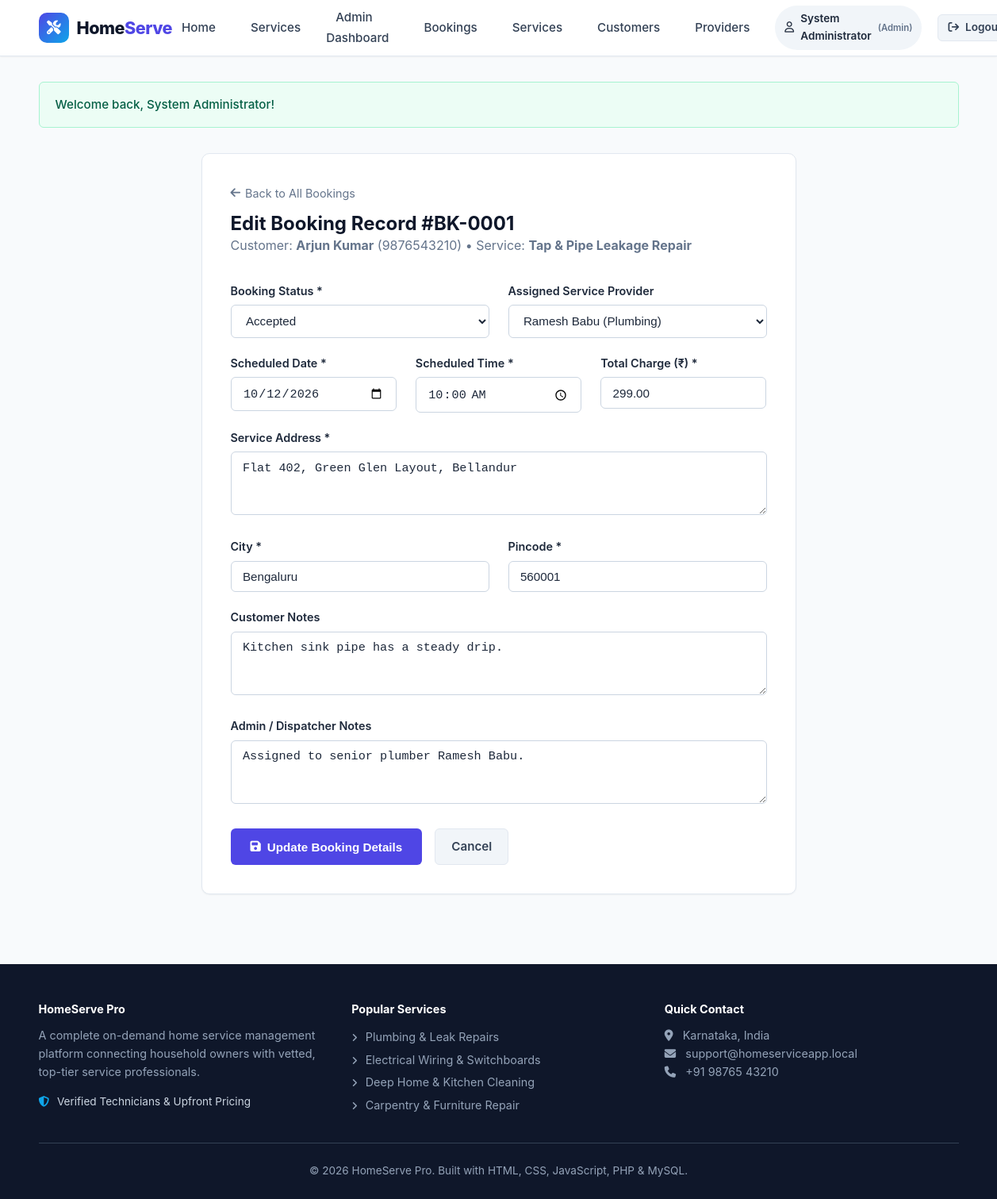
/admin/edit-booking.php?id=1 (signed in), run on the app's committed database.
### tables this page shows
CREATE TABLE `bookings` (
    `id` INT AUTO_INCREMENT PRIMARY KEY,
    `customer_id` INT NOT NULL,
    `service_id` INT NOT NULL,
    `provider_id` INT DEFAULT NULL,
    `booking_date` DATE NOT NULL,
    `booking_time` TIME NOT NULL,
    `service_address` TEXT NOT NULL,
    `city` VARCHAR(100) NOT NULL,
    `pincode` VARCHAR(20) NOT NULL,
    `special_notes` TEXT,
    `total_price` DECIMAL(10,2) NOT NULL,
    `status` ENUM('Pending', 'Accepted', 'In Progress', 'Completed', 'Cancelled') NOT NULL DEFAULT 'Pending',
    `admin_notes` TEXT,
    `created_at` TIMESTAMP DEFAULT CURRENT_TIMESTAMP,
    `updated_at` TIMESTAMP DEFAULT CURRENT_TIMESTAMP ON UPDATE CURRENT_TIMESTAMP,
    CONSTRAINT `fk_booking_customer` FOREIGN KEY (`customer_id`) 
        REFERENCES `users`(`id`) ON DELETE CASCADE,
    CONSTRAINT `fk_booking_service` FOREIGN KEY (`service_id`) 
        REFERENCES `services`(`id`) ON DELETE CASCADE,
    CONSTRAINT `fk_booking_provider` FOREIGN KEY (`provider_id`) 
        REFERENCES `providers`(`id`) ON DELETE SET NULL
);

CREATE TABLE `users` (
    `id` INT AUTO_INCREMENT PRIMARY KEY,
    `name` VARCHAR(100) NOT NULL,
    `email` VARCHAR(150) NOT NULL UNIQUE,
    `password` VARCHAR(255) NOT NULL,
    `phone` VARCHAR(20) NOT NULL,
    `city` VARCHAR(100) NOT NULL,
    `pincode` VARCHAR(20) NOT NULL,
    `role` ENUM('customer', 'provider', 'admin') NOT NULL DEFAULT 'customer',
    `created_at` TIMESTAMP DEFAULT CURRENT_TIMESTAMP
);

CREATE TABLE `services` (
    `id` INT AUTO_INCREMENT PRIMARY KEY,
    `category_id` INT NOT NULL,
    `name` VARCHAR(150) NOT NULL,
    `description` TEXT,
    `price` DECIMAL(10,2) NOT NULL DEFAULT 0.00,
    `duration_mins` INT DEFAULT 60,
    `status` ENUM('active', 'inactive') DEFAULT 'active',
    `created_at` TIMESTAMP DEFAULT CURRENT_TIMESTAMP,
    CONSTRAINT `fk_services_category` FOREIGN KEY (`category_id`) 
        REFERENCES `service_categories`(`id`) ON DELETE CASCADE
);

CREATE TABLE `providers` (
    `id` INT AUTO_INCREMENT PRIMARY KEY,
    `user_id` INT NOT NULL UNIQUE,
    `category_id` INT NOT NULL,
    `experience_years` INT NOT NULL DEFAULT 1,
    `hourly_rate` DECIMAL(10,2) NOT NULL DEFAULT 250.00,
    `bio` TEXT,
    `availability` ENUM('available', 'busy', 'offline') DEFAULT 'available',
    `status` ENUM('approved', 'pending', 'rejected') DEFAULT 'approved',
    `created_at` TIMESTAMP DEFAULT CURRENT_TIMESTAMP,
    CONSTRAINT `fk_provider_user` FOREIGN KEY (`user_id`) 
        REFERENCES `users`(`id`) ON DELETE CASCADE,
    CONSTRAINT `fk_provider_category` FOREIGN KEY (`category_id`) 
        REFERENCES `service_categories`(`id`) ON DELETE CASCADE
);

### admin/edit-booking.php (the view, shortened to what this page needs)
<?php
require_once __DIR__ . '/../config/db.php';
$pdo = getDB();
$bookingId = (int)($_GET['id'] ?? 0);
$stmt = $pdo->prepare("SELECT b.*, s.name as service_name, c.name as category_name,
                              u.name as customer_name, u.phone as customer_phone, u.email as customer_email
                       FROM bookings b
                       JOIN services s ON b.service_id = s.id
                       JOIN service_categories c ON s.category_id = c.id
                       JOIN users u ON b.customer_id = u.id
                       WHERE b.id = ?");
$stmt->execute([$bookingId]);
$booking = $stmt->fetch();
$providers = $pdo->query("SELECT p.id as provider_id, u.name as provider_name, c.name as category_name
                          FROM providers p
                          JOIN users u ON p.user_id = u.id
                          JOIN service_categories c ON p.category_id = c.id
                          WHERE p.status = 'approved'
                          ORDER BY u.name ASC")->fetchAll();
require_once __DIR__ . '/../includes/header.php';
?>
<div style="max-width: 750px; margin: 2rem auto;">
    <div class="card" style="padding: 2.25rem;">
        <div style="margin-bottom: 2rem;">
            <a href="bookings.php" style="font-size: 0.9rem; color: var(--gray-500); display: inline-flex; align-items: center; gap: 6px; margin-bottom: 0.75rem;">
                <i class="fa-solid fa-arrow-left"></i> Back to All Bookings
            </a>
            <h2>Edit Booking Record #BK-<?php echo str_pad($booking['id'], 4, '0', STR_PAD_LEFT); ?></h2>
            <p style="color: var(--gray-500);">
                Customer: <strong><?php echo htmlspecialchars($booking['customer_name']); ?></strong> (<?php echo htmlspecialchars($booking['customer_phone']); ?>) &bull;
                Service: <strong><?php echo htmlspecialchars($booking['service_name']); ?></strong>
            </p>
        </div>
        <form method="POST" action="edit-booking.php?id=<?php echo $bookingId; ?>">
            <div class="grid grid-2">
                <div class="form-group">
                    <label class="form-label" for="status">Booking Status *</label>
                    <select id="status" name="status" class="form-control" required>
                        <?php foreach (['Pending', 'Accepted', 'In Progress', 'Completed', 'Cancelled'] as $st): ?>
                            <option value="<?php echo $st; ?>" <?php echo ($booking['status'] === $st) ? 'selected' : ''; ?>><?php echo $st; ?></option>
                        <?php endforeach; ?>
                    </select>
                </div>
                <div class="form-group">
                    <label class="form-label" for="provider_id">Assigned Service Provider</label>
                    <select id="provider_id" name="provider_id" class="form-control">
                        <?php foreach ($providers as $p): ?>
                            <option value="<?php echo $p['provider_id']; ?>" <?php echo ($booking['provider_id'] == $p['provider_id']) ? 'selected' : ''; ?>>
                                <?php echo htmlspecialchars($p['provider_name']); ?> (<?php echo htmlspecialchars($p['category_name']); ?>)
                            </option>
                        <?php endforeach; ?>
                    </select>
                </div>
            </div>
            <div class="grid grid-3">
                <div class="form-group">
                    <label class="form-label" for="booking_date">Scheduled Date *</label>
                    <input type="date" id="booking_date" name="booking_date" class="form-control" required value="<?php echo htmlspecialchars($booking['booking_date']); ?>">
                </div>
                <div class="form-group">
                    <label class="form-label" for="booking_time">Scheduled Time *</label>
                    <input type="time" id="booking_time" name="booking_time" class="form-control" required value="<?php echo htmlspecialchars($booking['booking_time']); ?>">
                </div>
                <div class="form-group">
                    <label class="form-label" for="total_price">Total Charge (₹) *</label>
                    <input type="number" step="0.5" id="total_price" name="total_price" class="form-control" required value="<?php echo htmlspecialchars($booking['total_price']); ?>">
                </div>
            </div>
            <div class="form-group">
                <label class="form-label" for="service_address">Service Address *</label>
                <textarea id="service_address" name="service_address" class="form-control" required rows="2"><?php echo htmlspecialchars($booking['service_address']); ?></textarea>
            </div>
            <div class="grid grid-2">
                <div class="form-group">
                    <label class="form-label" for="city">City *</label>
                    <input type="text" id="city" name="city" class="form-control" required value="<?php echo htmlspecialchars($booking['city']); ?>">
                </div>
                <div class="form-group">
                    <label class="form-label" for="pincode">Pincode *</label>
                    <input type="text" id="pincode" name="pincode" class="form-control" maxlength="6" required value="<?php echo htmlspecialchars($booking['pincode']); ?>">
                </div>
            </div>
            <div class="form-group">
                <label class="form-label" for="special_notes">Customer Notes</label>
                <textarea id="special_notes" name="special_notes" class="form-control" rows="2"><?php echo htmlspecialchars($booking['special_notes']); ?></textarea>
            </div>
            <div class="form-group">
                <label class="form-label" for="admin_notes">Admin / Dispatcher Notes</label>
                <textarea id="admin_notes" name="admin_notes" class="form-control" rows="2" placeholder="Internal dispatch notes, follow-up comments..."><?php echo htmlspecialchars($booking['admin_notes']); ?></textarea>
            </div>
            <div style="display:flex; gap: 1rem; margin-top: 1.5rem;">
                <button type="submit" class="btn btn-primary" style="padding: 0.75rem 1.5rem;">
                    <i class="fa-solid fa-floppy-disk"></i> Update Booking Details
                </button>
                <a href="bookings.php" class="btn btn-secondary">Cancel</a>
            </div>
        </form>
    </div>
</div>
<?php require_once __DIR__ . '/../includes/footer.php'; ?>

### assets/css/style.css (style rules this page uses)
:root { --primary: #4f46e5; --primary-hover: #4338ca; --primary-light: #eef2ff; --secondary: #0ea5e9; --dark: #0f172a; --gray-900: #1e293b; --gray-700: #334155; --gray-500: #64748b; --gray-300: #cbd5e1; --gray-200: #e2e8f0; --gray-100: #f1f5f9; --light: #f8fafc; --white: #ffffff; --success: #10b981; --success-bg: #ecfdf5; --warning: #f59e0b; --warning-bg: #fffbeb; --danger: #ef4444; --danger-bg: #fef2f2; --info: #3b82f6; --info-bg: #eff6ff; --radius-sm: 6px; --radius-md: 10px; --radius-lg: 16px; --shadow-sm: 0 1px 2px 0 rgba(0, 0, 0, 0.05); --shadow-md: 0 4px 6px -1px rgba(0, 0, 0, 0.1), 0 2px 4px -2px rgba(0, 0, 0, 0.1); --shadow-lg: 0 10px 15px -3px rgba(0, 0, 0, 0.1), 0 4px 6px -4px rgba(0, 0, 0, 0.1); --shadow-hover: 0 14px 20px -3px rgba(79, 70, 229, 0.15); --transition: all 0.25s cubic-bezier(0.4, 0, 0.2, 1); }
* { box-sizing: border-box; margin: 0; padding: 0; }
body { font-family: -apple-system, BlinkMacSystemFont, "Segoe UI", Roboto, Oxygen, Ubuntu, Cantarell, "Helvetica Neue", sans-serif; background-color: var(--light); color: var(--gray-700); line-height: 1.6; display: flex; flex-direction: column; min-height: 100vh; }
h1, h2, h3, h4, h5, h6 { color: var(--dark); font-weight: 700; line-height: 1.25; }
a { color: var(--primary); text-decoration: none; transition: var(--transition); }
.btn { display: inline-flex; align-items: center; justify-content: center; gap: 8px; padding: 0.6rem 1.25rem; font-size: 0.95rem; font-weight: 600; border-radius: var(--radius-sm); border: 1px solid transparent; cursor: pointer; transition: var(--transition); text-align: center; white-space: nowrap; }
.btn-primary { background-color: var(--primary); color: var(--white) !important; }
.btn-secondary { background-color: var(--gray-100); color: var(--gray-700); border-color: var(--gray-200); }
.grid { display: grid; gap: 1.5rem; }
.grid-2 { grid-template-columns: repeat(2, minmax(0, 1fr)); }
.grid-3 { grid-template-columns: repeat(3, minmax(0, 1fr)); }
.card { background: var(--white); border-radius: var(--radius-md); border: 1px solid var(--gray-200); box-shadow: var(--shadow-sm); padding: 1.5rem; transition: var(--transition); }
.form-group { margin-bottom: 1.25rem; }
.form-label { display: block; font-weight: 600; font-size: 0.9rem; margin-bottom: 0.4rem; color: var(--gray-900); }
.form-control { width: 100%; padding: 0.65rem 0.9rem; font-size: 0.95rem; border: 1px solid var(--gray-300); border-radius: var(--radius-sm); background-color: var(--white); color: var(--gray-900); transition: var(--transition); }
textarea.form-control { resize: vertical; min-height: 80px; }

### data on the page
bookings: id "0001", customer.name "Arjun Kumar", customer.phone "9876543210", service.name "Tap & Pipe Leakage Repair", status "Accepted", provider_id "Ramesh Babu (Plumbing)", booking_date "10/12/2026", booking_time "10:00:00", total_price "299.00", service_address "Flat 402, Green Glen Layout, Bellandur", city "Bengaluru", pincode "560001", special_notes "Kitchen sink pipe has a steady drip.", admin_notes "Assigned to senior plumber Ramesh Babu."

### other printed values
$currentUser['name'] "System Administrator"
$role "Admin"
$flash['message'] "Welcome back, System Administrator!"
